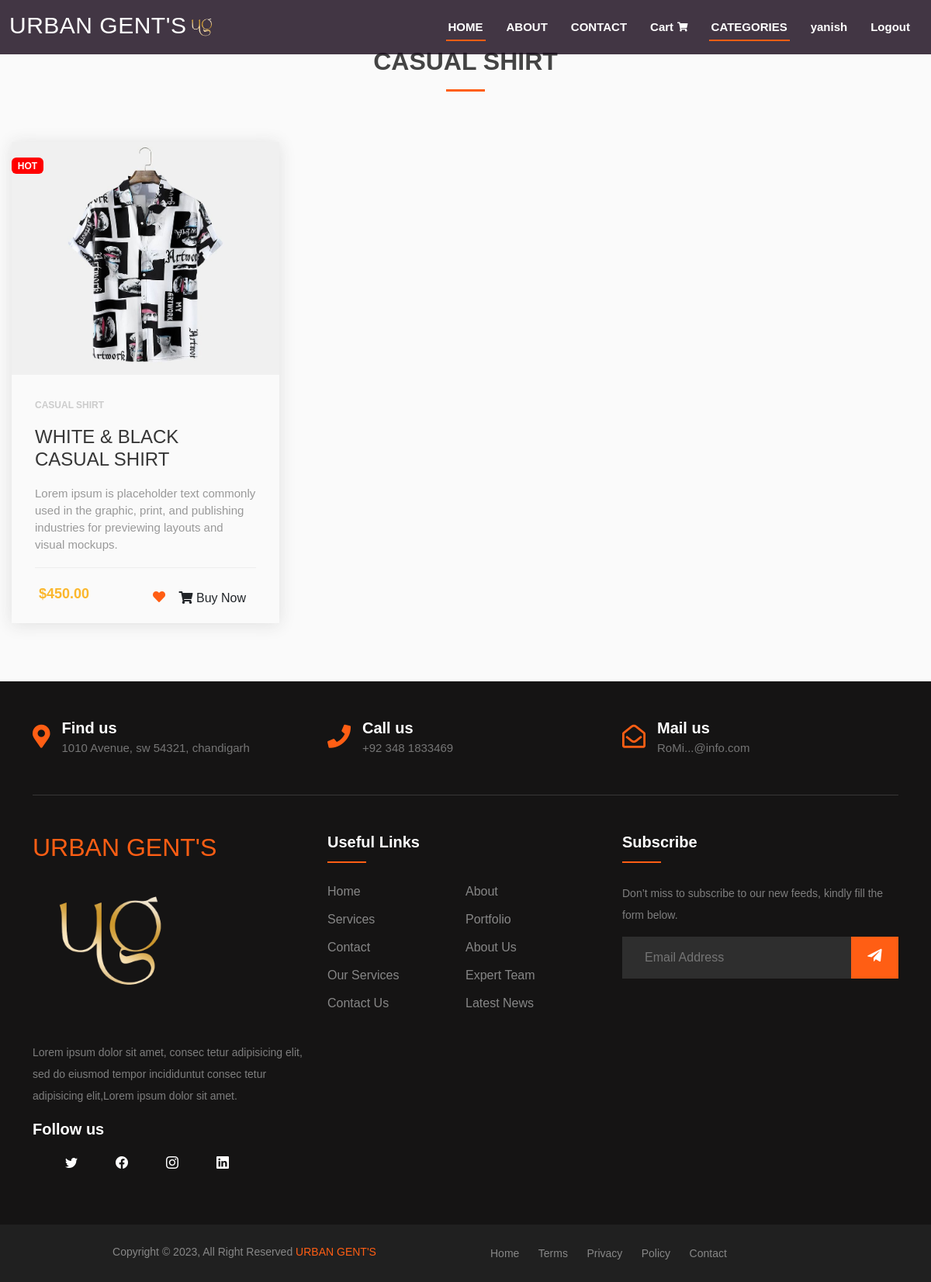
/Specific_Product.php?category_name=CASUAL SHIRT (signed in), run on the app's committed database.
### tables this page shows
CREATE TABLE `products` (
  `ID` int(11) NOT NULL,
  `name` text NOT NULL,
  `description` text NOT NULL,
  `price` double NOT NULL,
  `photo` varchar(200) NOT NULL,
  `slug` varchar(200) NOT NULL
);

### Specific_Product.php (the view, shortened to what this page needs)
<?php include 'includes/Header.php'; ?>
<?php include 'includes/Navbar.php'; ?>
<section id="team" class="team section-bg">
    <div class="container">
	<?php
		if (isset($_GET['category_name'])) {
			$category_id = $_GET['category_name'];
	?>
    	<div class="section-title">
        	<h2><?php echo"$category_id";?></h2>
        </div>
	</div>
	<?php
    $conn = mysqli_connect('localhost', 'root', '', 'urban_gents');
  ?>
<?php
  $select_product = mysqli_query($conn, "SELECT * FROM `products` WHERE slug='$category_id'") or die('Query failed');
  if (mysqli_num_rows($select_product) > 0) {
    while ($fetch_product = mysqli_fetch_assoc($select_product)) {
?>
  <form method="post" class="box" action="">
    <div class="product-card">
      <div class="badge">Hot</div>
      <div class="product-tumb">
        <img src="assets/img/collection/<?php echo $fetch_product['photo']; ?>" alt="">
      </div>
      <div class="product-details-cart">
        <span class="product-catagory"><?php echo $fetch_product['slug']; ?></span>
        <h4><a class="product-linking" href=""><?php echo $fetch_product['name']; ?></a></h4>
        <p><?php echo $fetch_product['description']; ?></p>
        <div class="product-bottom-details">
          <div class="product-price"><small></small>$<?php echo $fetch_product['price']; ?>.00</div>
          <div class="product-links">
            <a href=""><i class="fa fa-heart"></i></a>
            <button type="submit" name="add_to_cart" class="btn"><i class="fa fa-shopping-cart"></i> Buy Now</button>
          </div>
        </div>
      </div>
    </div>
  </form>
  <?php
      }
    }
}
    ?>
</section>
<?php include 'includes/Footer.php'; ?>

### assets/css/login_css.css (style rules this page uses)
html { height: 100%; }

### assets/css/product.css (style rules this page uses)
* { -webkit-box-sizing: border-box; box-sizing: border-box; margin: 0; padding: 0; }
body { font-family: 'Roboto', sans-serif; }
a { text-decoration: none; }
.product-card { width: 345px; height: 620px; position: relative; box-shadow: 0 2px 20px #dfdfdf; margin: 15px; background: #fafafa; float: left; }
.badge { position: absolute; left: 0; top: 20px; text-transform: uppercase; font-size: 13px; font-weight: 700; background-color:red !important; color: #fff; padding: 3px 10px; }
.product-tumb { display: flex; align-items: center; justify-content: center; height: 300px; background: #f0f0f0; }
.product-tumb img { max-width: 100%; max-height: 100%; }
.product-details-cart { padding: 30px; }
.product-catagory { display: block; font-size: 12px; font-weight: 700; text-transform: uppercase; color: #ccc; margin-bottom: 18px; }
.product-details-cart h4 .product-linking { font-weight: 500; display: block; margin-bottom: 18px; text-transform: uppercase; color: #363636; text-decoration: none; transition: 0.3s; }
.product-details-cart p { font-size: 15px; line-height: 22px; margin-bottom: 18px; color: #999; }
.product-bottom-details { overflow: hidden; border-top: 1px solid #eee; padding-top: 20px; }
.product-bottom-details div { float: left; width: 50%; }
.product-price { font-size: 18px; color: #fbb72c; font-weight: 600; }
.product-links { text-align: right; }

### assets/css/add_to_cart.css (style rules this page uses)
.product-price { float: left; width: 12%; }

### assets/css/style.css (style rules this page uses)
body { font-family: "Open Sans", sans-serif; color: #444444; padding: 0px !important; }
h1, h2, h3, h4, h5, h6 { font-family: "Raleway", sans-serif; }
section { padding: 60px 0; overflow: hidden; }
.section-bg { background-color: #fafafa; }
.section-title { text-align: center; padding-bottom: 30px; }
.section-title h2 { font-size: 32px; font-weight: 700; margin-bottom: 20px; padding-bottom: 20px; position: relative; }
.section-title h2::after { content: ""; position: absolute; display: block; width: 50px; height: 3px; background: #ff5e14; bottom: 0; left: calc(50% - 25px); }

### assets/css/index.css (style rules this page uses)
* { box-sizing: border-box; }
body { margin: 0; padding: 0; font-size: 100%; font-family: Arial, Helvetica, sans-serif; }

### assets/css/footer.css (style rules this page uses)
a { text-decoration: none; color: #ff5e14; }

### data on the page
products: photo (picture), slug "CASUAL SHIRT", name "WHITE & BLACK CASUAL SHIRT", description "Lorem ipsum is placeholder text commonly used in the graphic, print, and publishing industries for previewing layouts and visual mockups.", price "450"

### other printed values
$_SESSION['firstname'] "yanish"
$category_id "CASUAL SHIRT"
